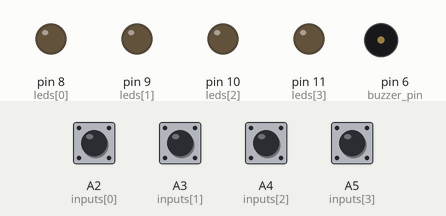
The sketch below on a simulated Arduino Uno, built with avr-gcc and run on an emulated ATmega328P. Shown: output pins drawn as LEDs (lit = HIGH), buzzer (waves = sounding). Dashed ring = blinking. The inputs (shaded band) are chosen by the test bench; at power-on: A2 (inputs[0]), A3 (inputs[1]), A4 (inputs[2]), A5 (inputs[3]) HIGH. Random numbers use the default seed unless the sketch sets one.

Above: at 1.4 s.
1.5 s: A2 (inputs[0]) pulled LOW for 0.15 s
At 1.65 s:
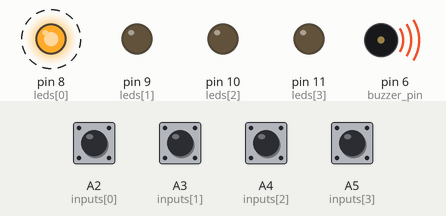
At 4.05 s:
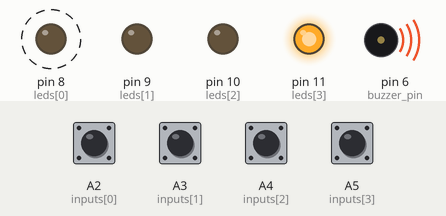
4.6 s: A3 (inputs[1]) pulled LOW for 0.15 s
At 4.7 s:
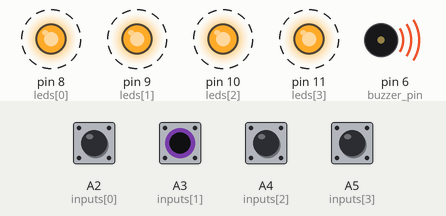
Timing chart, 0 to 13.6 s (numbered marks = the images above; inputs shaded):
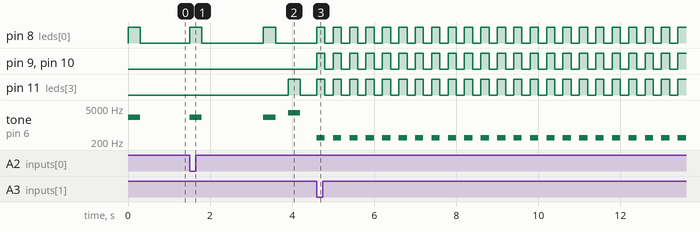

Measured:
- after the input at 1.5 s, pin 8 (leds[0]): alternates HIGH for 0.30 s and LOW for 1.5 s, starting at once; pin 11 (leds[3]): LOW → HIGH after 2.4 s, → LOW 0.30 s later; tone on pin 6 (buzzer_pin): plays 2093 Hz for 0.30 s, 2093 Hz for 0.30 s, 3136 Hz for 0.30 s, starting at once
- after the input at 4.6 s, pin 8 (leds[0]), pin 9 (leds[1]), pin 10 (leds[2]), pin 11 (leds[3]): alternates HIGH for 0.20 s and LOW for 0.20 s, starting at once; tone on pin 6 (buzzer_pin): alternates 300 Hz for 0.20 s and silent for 0.20 s, starting at once

The sketch:

sketch.ino
```cpp
#include <Arduino.h>

#define buzzer_pin      6		  // Pino do buzzer
#define blink_delay		  300 	// Delay entre os leds
#define sequence_delay 	300		// Delay entre os elementos da sequencia
#define turn_delay  	  1500	// Delay entre as rodadas

#define game_size 		  20	// Tamanho da sequencia gerada

byte sequence[game_size];							              // Array para armazenar a sequencia aleatoria gerada para a partida
byte inputs[4] = {A2, A3, A4, A5};					        // Pinos para os botões
byte leds[4] = {8, 9, 10, 11};						          // Pinos dos leds
unsigned int sounds[4] = {2093, 2349, 2637, 3136};	// Frequencias das notas

void setup() {
	//Configura pinos dos leds como saida
	for(byte i = 0; i < 4; i++){
		pinMode(leds[i], OUTPUT);
	}

	//Configura pinos das chaves como entrada
	for(byte i = 0; i < 4; i++){
		pinMode(inputs[i], INPUT_PULLUP);
	}

	//Gera sequencia de números aleatórios
	randomSeed(analogRead(A0));
	for(byte i = 0; i < game_size; i++){
		sequence[i] = random(0, 4);
	}
}

void blink(byte index){
	digitalWrite(leds[index], HIGH);	// Liga Led
	tone(buzzer_pin, sounds[index]);	// Aciona Som
	delay(blink_delay);					      // Delay
	digitalWrite(leds[index], LOW);		// Desliga Led
	noTone(buzzer_pin);					      // Desliga Som
}

byte input(){
	while(true){
		for(byte i = 0; i < 4; i++){
			if(!digitalRead(inputs[i])) return i;
		}
	}
}

void lose(){
	while(true){
		tone(buzzer_pin, 300);
		for(byte i = 0; i < 4; i++){
			digitalWrite(leds[i], HIGH);
		}
		delay(200);
		noTone(buzzer_pin);
		for(byte i = 0; i < 4; i++){
			digitalWrite(leds[i], LOW);
		}
		delay(200);
	};
}

void win(){
	unsigned int notes[4] = {2093, 2637, 3136, 3951};
	while(true){
		for(byte i = 0; i < 4; i++){
			tone(buzzer_pin, notes[i]);
			digitalWrite(leds[i], HIGH);
			delay(50);
			digitalWrite(leds[i], LOW);
		}
	}
}

void loop() {
	byte turn = 0;
	for(turn = 0; turn < game_size; turn++){
		//Executa sequencia atual
		for(byte item = 0; item <= turn; item++){
			blink(sequence[item]);
			delay(sequence_delay);
		}

		//Recebe sequencia de inputs
		for(byte i = 0; i <= turn; i++){
			if(input() == sequence[i])	blink(sequence[i]);
			else lose();
		}

		if(turn != game_size - 1) delay(turn_delay);
	}
	win();
}
```
